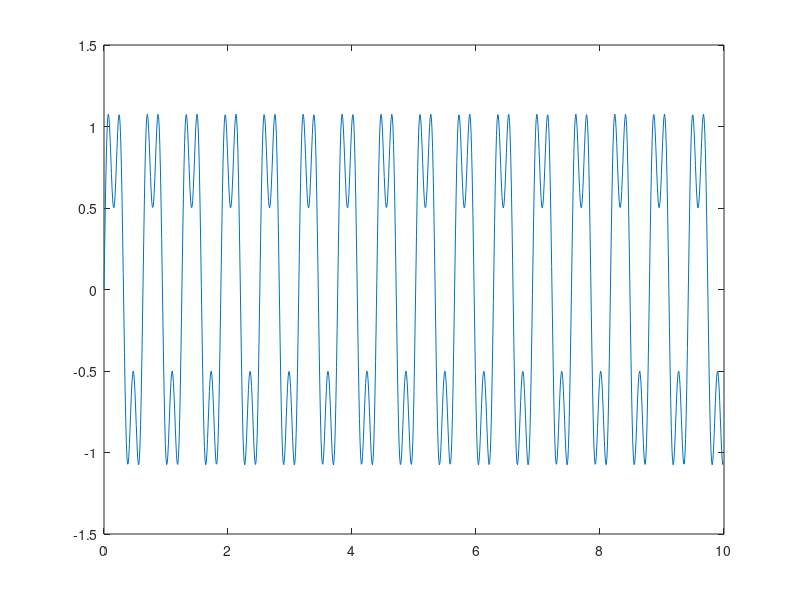
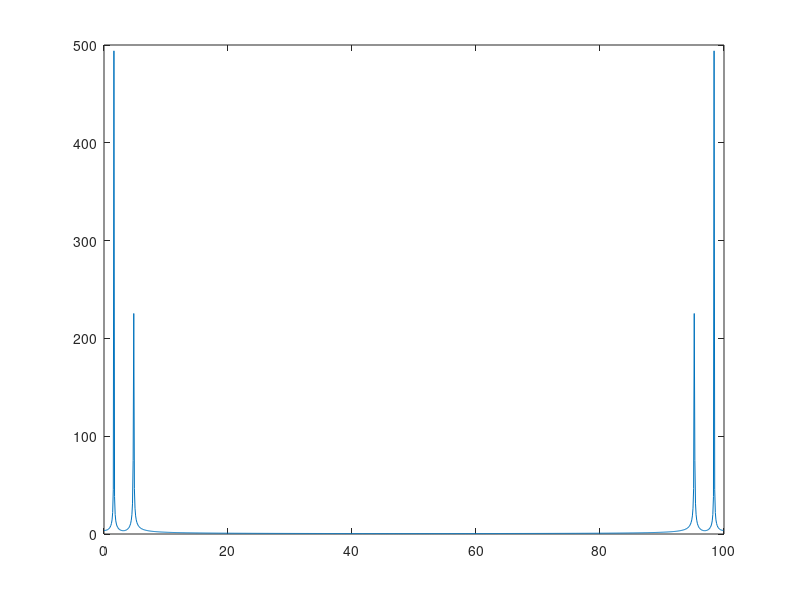

MATLAB code for these plots, in order:
T=10
t=0:0.01:T-0.01
w=10
x=sin(w*t)+0.5*sin(3*w*t)

figure(1);plot(t,x)

X=abs(fft(x))

dk=1/T

k=0:dk:dk*length(t)-dk
figure(2),plot(k,X)

